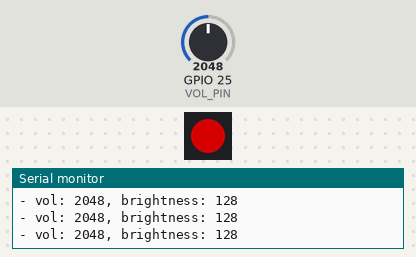
Bench run of a sketch on a simulated ESP32. On the bench: 1 RGB LEDs in strip order, left to right, the last lines printed to the serial monitor. The inputs (shaded band) are chosen by the test bench; at power-on: GPIO 25 (VOL_PIN) = 2048. Dim RGB values are drawn brighter than linear.

Above: at 1.3 s.
1.4 s: GPIO 25 (VOL_PIN) set to 18
At 2.4 s:
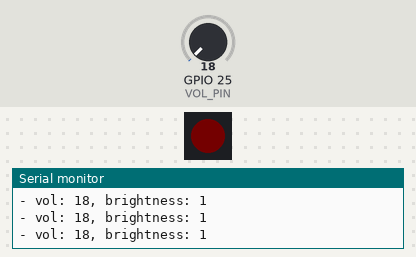
2.9 s: GPIO 25 (VOL_PIN) set to 13
At 3.7 s:
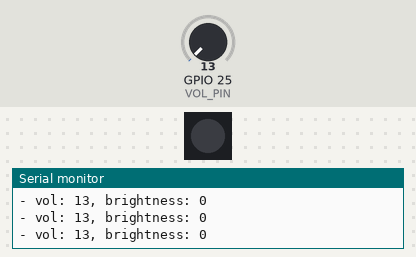
4.4 s: GPIO 25 (VOL_PIN) set to 296
At 5.1 s:
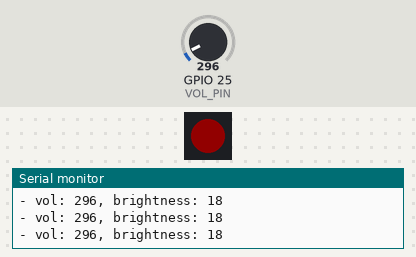
5.9 s: GPIO 25 (VOL_PIN) set to 0
At 6.4 s:
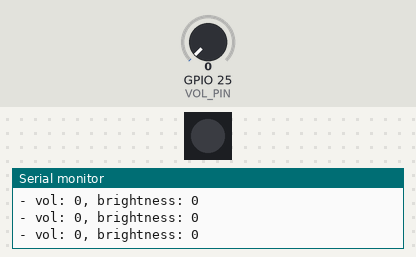
Timing chart, 0 to 8.4 s (numbered marks = the images above; inputs shaded):
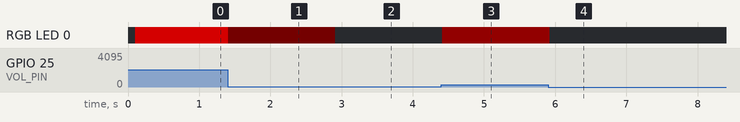

The sketch:

sgh-m5atom.ino
```cpp
//#include <M5Atom.h>
#include <FastLED.h>

#define VOL_PIN 25
#define LED_PIN 33
#define NUM_STRIP_LEDS 1
#define MAX_BRIGHTNESS 256

//#define CHIPSET NEOPIXEL
#define CHIPSET WS2812
#define COLOR_ORDER GRB

CRGB leds[NUM_STRIP_LEDS];

int brightness = 20;

void setup() {
//    M5.begin(true, false, true);
//    M5.begin(true, false, false);
    Serial.begin(115200);
    Serial.println("start init");
    pinMode(VOL_PIN, INPUT);
    pinMode(LED_PIN, OUTPUT);

    delay(50);

    Serial.println("setup led");
    FastLED.addLeds<CHIPSET, LED_PIN, COLOR_ORDER>(leds, NUM_STRIP_LEDS);

    delay(50);
//    M5.dis.clear();
    Serial.println("end setup");
}

void loop() {
    Serial.print("- ");
    int vol = analogRead(VOL_PIN);
    brightness = MAX_BRIGHTNESS * (vol / 4095.0);

    Serial.print("vol: ");
    Serial.print(vol);
    Serial.print(", brightness: ");
    Serial.println(brightness);

//    M5.dis.clear();
//    M5.dis.drawpix(0, 0x00f000);
//    M5.dis.setBrightness(brightness);

    leds[0] = CRGB::Red;
    FastLED.setBrightness(brightness);
    FastLED.show();

    delay(100);
//    M5.update();
}
```

Measured:
- the behaviour switches between 16 and 15 on GPIO 25 (VOL_PIN) (found by bisection; images 1 and 2)
- after the input at 1.4 s, RGB LED 0: RGB(128, 0, 0) → RGB(1, 0, 0) at once
- after the input at 2.9 s, RGB LED 0: RGB(1, 0, 0) → off at once
- after the input at 4.4 s, RGB LED 0: off → RGB(18, 0, 0) at once
- after the input at 5.9 s, RGB LED 0: RGB(18, 0, 0) → off at once
